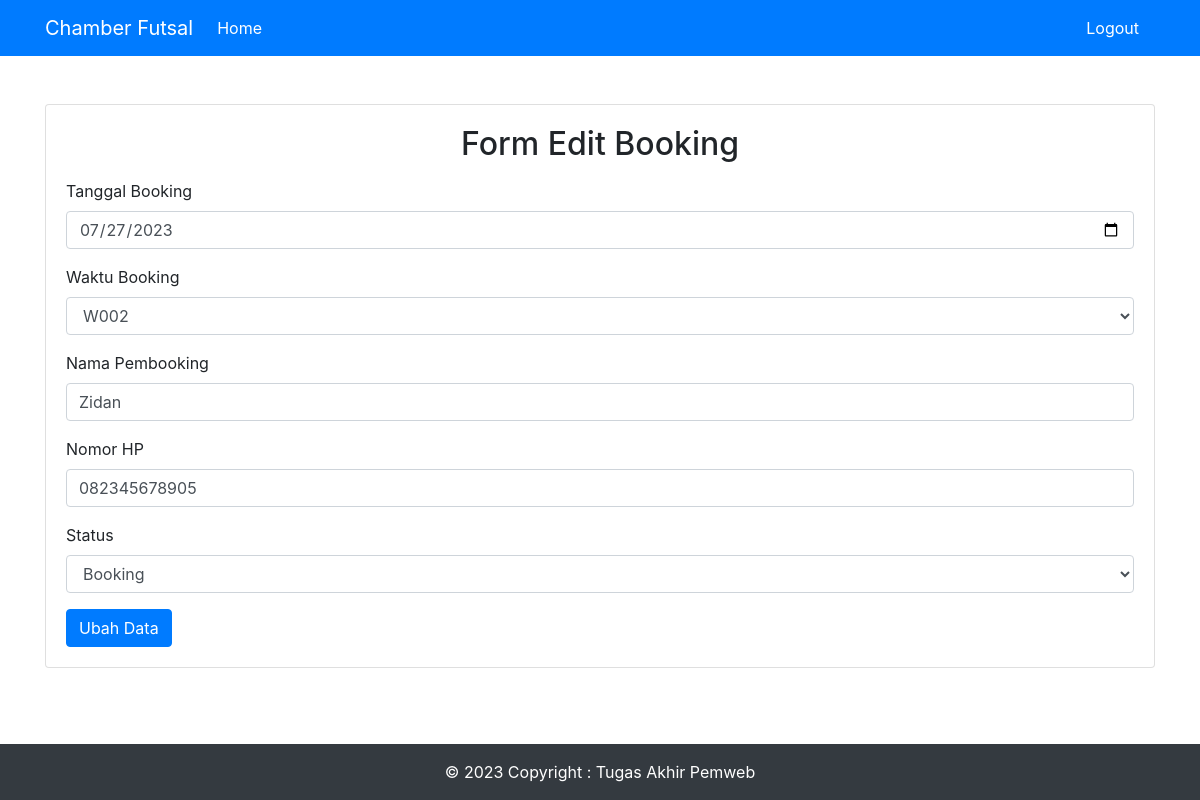
The app's page /admin/edit.php?no_booking=2 with its own data.
### tables this page shows
CREATE TABLE `tb_booking` (
  `no_booking` int(11) NOT NULL,
  `tgl_booking` date NOT NULL,
  `waktu_booking` varchar(5) NOT NULL,
  `nama_pembooking` varchar(30) NOT NULL,
  `no_hp_pembooking` varchar(20) NOT NULL,
  `status` varchar(20) NOT NULL
);

### admin/edit.php (the view, shortened to what this page needs)
<!DOCTYPE html>
<html lang="en">
<head>
    <link rel="stylesheet" href="https://cdn.jsdelivr.net/npm/bootstrap@4.6.2/dist/css/bootstrap.min.css">
</head>
<body>
    <nav class="navbar navbar-expand-lg navbar-dark bg-primary">
        <div class="container">
            <a class="navbar-brand" href="#">Chamber Futsal</a>
            <div class="collapse navbar-collapse" id="navbarSupportedContent">
                <ul class="navbar-nav mr-auto">
                    <li class="nav-item active">
                        <a class="nav-link" href="index.php">Home <span class="sr-only">(current)</span></a>
                    </li>
                </ul>
                <ul class="navbar-nav mr-sm-2">
                    <li class="nav-item active">
                        <a class="nav-link" href="logout.php">Logout</a>
                    </li>
                </ul>
            </div>
        </div>
    </nav>
    <div class="content">
        <div class="container">
            <div class="sub-content mt-5">
                <div class="row justify-content-center">
                    <div class="col-md-12">
                        <div class="card">
                            <div class="card-body">
                                <div class="row">
                                    <div class="col-12">
                                        <?php
                                        include "../koneksi.php";
                                        $no_booking = $_GET['no_booking'];
                                        $data = mysqli_query($koneksi, "SELECT * FROM tb_booking WHERE no_booking = '$no_booking'");
                                        while ($row = mysqli_fetch_array($data)) {
                                        ?>
                                            <form action="edit_aksi.php" method="post">
                                                <h2 class="text-center">Form Edit Booking</h2>
                                                <div class=" form-group">
                                                    <label for="tgl_booking">Tanggal Booking</label>
                                                    <input type="date" class="form-control" name="tgl_booking" id="tgl_booking" value="<?php echo $row['tgl_booking']; ?>">
                                                </div>
                                                <div class=" form-group">
                                                    <label for="kd_waktu">Waktu Booking</label>
                                                    <select name="kd_waktu" id="kd_waktu" class="form-control">
                                                        <?php
                                                        include "../koneksi.php";
                                                        $kd_waktu = $row['waktu_booking'];
                                                        $data1 = mysqli_query($koneksi, "SELECT * FROM tb_waktu");
                                                        while ($waktu1 = mysqli_fetch_array($data1)) {
                                                            if ($waktu1['kd_waktu'] == $kd_waktu) {
                                                        ?>
                                                                <option selected value="<?php echo $waktu1['kd_waktu']; ?>"><?php echo $waktu1['kd_waktu']; ?></option>
                                                            <?php
                                                            } else {
                                                            ?>
                                                                <option value="<?php echo $waktu1['kd_waktu']; ?>"><?php echo $waktu1['kd_waktu']; ?></option>
                                                            <?php
                                                            }
                                                            ?>
                                                        <?php
                                                        }
                                                        ?>
                                                    </select>
                                                </div>
                                                <div class="form-group">
                                                    <label for="nama_pembooking">Nama Pembooking</label>
                                                    <input type="text" class="form-control" name="nama_pembooking" id="nama_pembooking" value="<?php echo $row['nama_pembooking']; ?>">
                                                </div>
                                                <div class=" form-group">
                                                    <label for="nama_pembooking">Nomor HP</label>
                                                    <input type="text" class="form-control" name="no_hp_pembooking" id="no_hp_pembooking" value="<?php echo $row['no_hp_pembooking']; ?>">
                                                </div>
                                                <div class=" form-group">
                                                    <label for="status">Status</label>
                                                    <select name="status" id="status" class="form-control">
                                                        <option value="<?php echo $row['status']; ?>"><?php echo $row['status']; ?></option>
                                                    </select>
                                                </div>
                                                <button type="submit" name="submit" class="btn btn-primary">Ubah Data</button>
                                            </form>
                                        <?php
                                        }
                                        ?>
                                    </div>
                                </div>
                            </div>
                        </div>
                    </div>
                </div>
            </div>
        </div>
    </div>
    <footer class="bg-dark text-white text-center text-lg-start fixed-bottom">
        <div class="container">
            <div class="text-center p-3">
                © 2023 Copyright : Tugas Akhir Pemweb
            </div>
    </footer>
</body>
</html>

### records on screen
tb_booking: tgl_booking "07/27/2023", nama_pembooking "Zidan", no_hp_pembooking "082345678905", status "Booking"

### other values on screen
form field kd_waktu "W002"
